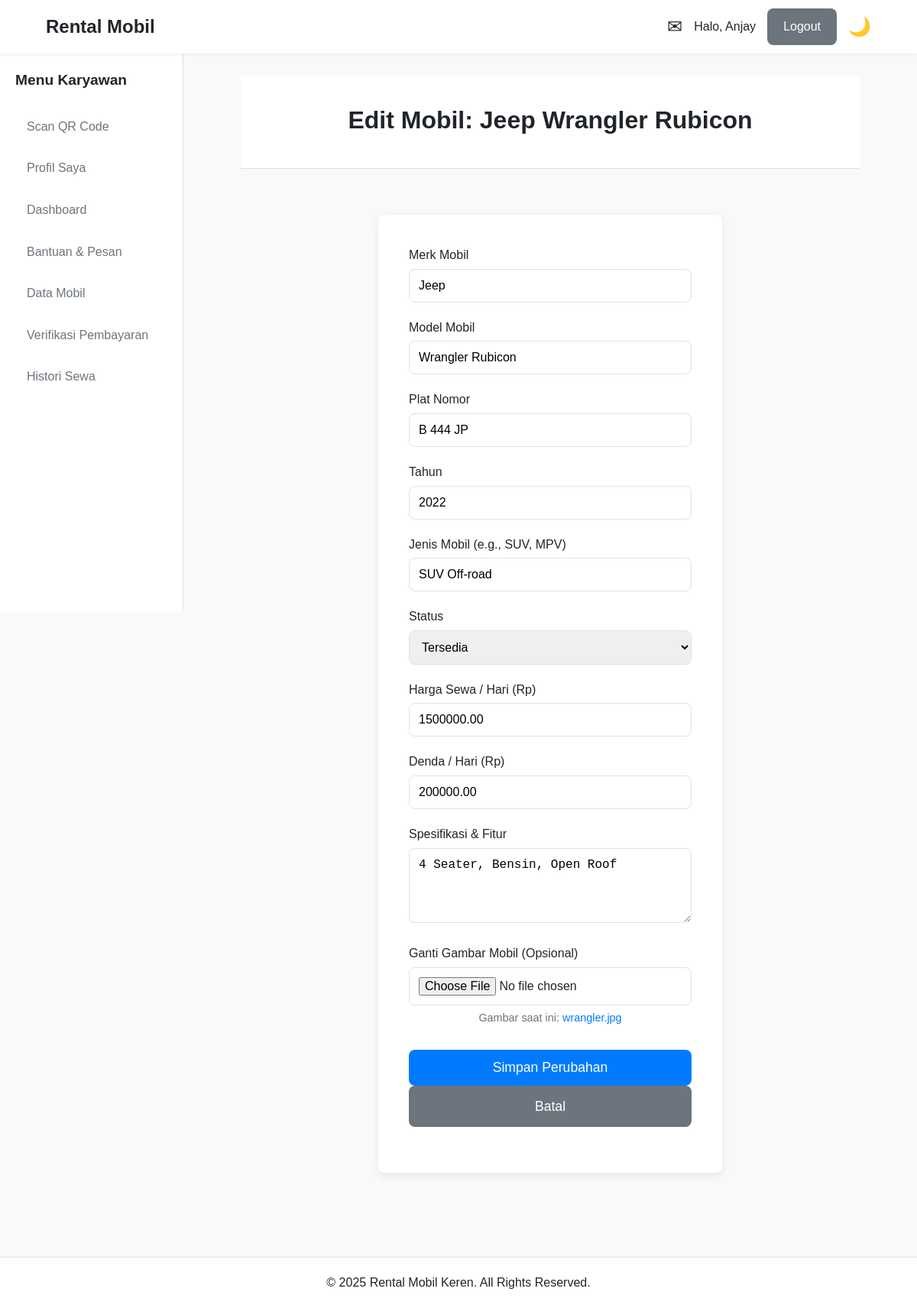
The page /actions/mobil/edit.php?id=60 (signed in) on the database its author committed.
### tables this page shows
CREATE TABLE `mobil` (
  `id_mobil` int(11) NOT NULL,
  `plat_nomor` varchar(10) NOT NULL,
  `merk` varchar(50) NOT NULL,
  `model` varchar(50) NOT NULL,
  `tahun` year(4) NOT NULL,
  `jenis_mobil` varchar(50) DEFAULT NULL,
  `harga_sewa_harian` decimal(10,2) NOT NULL,
  `denda_per_hari` decimal(10,2) NOT NULL,
  `status` enum('Tersedia','Disewa','Perawatan','Tidak Aktif','Dipesan') NOT NULL DEFAULT 'Tersedia',
  `gambar_mobil` varchar(255) DEFAULT NULL,
  `spesifikasi` text DEFAULT NULL,
  `kelas_mobil` enum('Low level','Mid level','High level','Luxury') DEFAULT 'Mid level',
  `updated_at` timestamp NOT NULL DEFAULT current_timestamp() ON UPDATE current_timestamp()
);

### actions/mobil/edit.php (the view, shortened to what this page needs)
<?php
require_once '../../includes/config.php';
$id_mobil = isset($_REQUEST['id']) ? (int)$_REQUEST['id'] : 0;
try {
    $stmt = $pdo->prepare("SELECT * FROM mobil WHERE id_mobil = ?");
    $stmt->execute([$id_mobil]);
    $mobil = $stmt->fetch();
} catch (PDOException $e) {
    $role_folder = strtolower($_SESSION['role']);
    redirect_with_message(BASE_URL . $role_folder . '/mobil.php', 'Terjadi kesalahan pada database: ' . $e->getMessage(), 'error');
}
require_once '../../includes/header.php';
?>
<div class="page-header">
    <h1>Edit Mobil: <?= htmlspecialchars($mobil['merk'] . ' ' . $mobil['model']) ?></h1>
</div>
<div class="form-container admin-form">
    <div class="form-box">
        <form action="" method="POST" enctype="multipart/form-data">
            <div class="form-grid">
                <div class="form-group">
                    <label for="merk">Merk Mobil</label>
                    <input type="text" id="merk" name="merk" required value="<?= htmlspecialchars($mobil['merk']) ?>">
                </div>
                <div class="form-group">
                    <label for="model">Model Mobil</label>
                    <input type="text" id="model" name="model" required value="<?= htmlspecialchars($mobil['model']) ?>">
                </div>
                <div class="form-group">
                    <label for="plat_nomor">Plat Nomor</label>
                    <input type="text" id="plat_nomor" name="plat_nomor" required value="<?= htmlspecialchars($mobil['plat_nomor']) ?>">
                </div>
                <div class="form-group">
                    <label for="tahun">Tahun</label>
                    <input type="number" id="tahun" name="tahun" required min="1990" max="<?= date('Y') + 1 ?>" value="<?= htmlspecialchars($mobil['tahun']) ?>">
                </div>
                <div class="form-group">
                    <label for="jenis_mobil">Jenis Mobil (e.g., SUV, MPV)</label>
                    <input type="text" id="jenis_mobil" name="jenis_mobil" value="<?= htmlspecialchars($mobil['jenis_mobil']) ?>">
                </div>
                <div class="form-group">
                    <label for="status">Status</label>
                    <select id="status" name="status" required>
                        <option value="Tersedia" <?= ($mobil['status'] == 'Tersedia') ? 'selected' : '' ?>>Tersedia</option>
                    </select>
                </div>
                <div class="form-group">
                    <label for="harga_sewa_harian">Harga Sewa / Hari (Rp)</label>
                    <input type="number" id="harga_sewa_harian" name="harga_sewa_harian" required step="1000" value="<?= htmlspecialchars($mobil['harga_sewa_harian']) ?>">
                </div>
                <div class="form-group">
                    <label for="denda_per_hari">Denda / Hari (Rp)</label>
                    <input type="number" id="denda_per_hari" name="denda_per_hari" required step="1000" value="<?= htmlspecialchars($mobil['denda_per_hari']) ?>">
                </div>
                <div class="form-group full-width">
                    <label for="spesifikasi">Spesifikasi & Fitur</label>
                    <textarea id="spesifikasi" name="spesifikasi" rows="4"><?= htmlspecialchars($mobil['spesifikasi']) ?></textarea>
                </div>
                <div class="form-group full-width">
                    <label for="gambar_mobil">Ganti Gambar Mobil (Opsional)</label>
                    <input type="file" id="gambar_mobil" name="gambar_mobil" accept="image/*">
                    <p style="font-size: 0.9rem; color: #6c757d; margin-top: 5px;">
                        Gambar saat ini: <a href="../../assets/img/mobil/<?= htmlspecialchars($mobil['gambar_mobil']) ?>" target="_blank"><?= htmlspecialchars($mobil['gambar_mobil']) ?></a>
                    </p>
                </div>
            </div>
            <div class="form-group">
                <button type="submit" class="btn btn-primary">Simpan Perubahan</button>
                <a href="<?= BASE_URL . strtolower($_SESSION['role']) ?>/mobil.php" class="btn btn-secondary">Batal</a>
            </div>
        </form>
    </div>
</div>
<?php
require_once '../../includes/footer.php';
?>

### assets/css/style.css (style rules this page uses)
:root { --primary-color: #007bff; --secondary-color: #6c757d; --success-color: #28a745; --danger-color: #dc3545; --warning-color: #ffc107; --info-color: #17a2b8; --bg-color: #f8f9fa; --surface-color: #ffffff; --text-color: #212529; --muted-text-color: #6c757d; --border-color: #dee2e6; --font-family: 'Poppins', sans-serif; --header-height: 70px; --sidebar-width: 240px; --border-radius: 8px; --box-shadow: 0 4px 12px rgba(0, 0, 0, 0.08); }
* { margin: 0; padding: 0; box-sizing: border-box; }
body { font-family: var(--font-family); background-color: var(--bg-color); color: var(--text-color); line-height: 1.6; }
a { color: var(--primary-color); text-decoration: none; transition: color 0.2s; }
.btn { display: inline-block; padding: 10px 20px; font-size: 1rem; font-weight: 500; border: 1px solid transparent; border-radius: var(--border-radius); cursor: pointer; transition: all 0.2s; text-align: center; }
.btn-primary { background-color: var(--primary-color); color: #fff; }
.btn-secondary { background-color: var(--secondary-color); color: #fff; }
.form-container { display: flex; justify-content: center; align-items: center; padding: 40px 0; }
.form-box { background: var(--surface-color); padding: 40px; border-radius: var(--border-radius); box-shadow: var(--box-shadow); width: 100%; max-width: 450px; }
.form-box p { text-align: center; margin-bottom: 30px; color: var(--muted-text-color); }
.form-group { margin-bottom: 20px; }
.form-group label { display: block; margin-bottom: 5px; font-weight: 500; }
.form-group input, .form-group select, .form-group textarea { width: 100%; padding: 12px; border: 1px solid var(--border-color); border-radius: var(--border-radius); font-size: 1rem; }
.form-box .btn { width: 100%; padding: 12px; font-size: 1.1rem; }
.page-header { background-color: var(--surface-color); padding: 2rem 0; text-align: center; margin-bottom: 30px; border-bottom: 1px solid var(--border-color); }
.page-header h1 { margin-bottom: 5px; }

### assets/css/dashboard.css (style rules this page uses)
.page-header { margin-bottom: 20px; }

### rows shown on the page
mobil: merk+model "Jeep Wrangler Rubicon", merk "Jeep", model "Wrangler Rubicon", plat_nomor "B 444 JP", tahun "2022", jenis_mobil "SUV Off-road", status "Tersedia", harga_sewa_harian "1500000.00", denda_per_hari "200000.00", spesifikasi "4 Seater, Bensin, Open Roof", gambar_mobil "wrangler.jpg"

### other values the page prints
$sapaan "Anjay"
$_SESSION['role'] "Karyawan"
